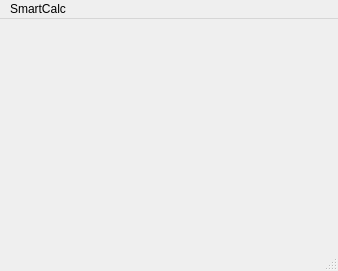
<?xml version="1.0" encoding="UTF-8"?>
<ui version="4.0">
 <class>MainWindow</class>
 <widget class="QMainWindow" name="MainWindow">
  <property name="geometry">
   <rect>
    <x>0</x>
    <y>0</y>
    <width>338</width>
    <height>271</height>
   </rect>
  </property>
  <property name="windowTitle">
   <string>MainWindow</string>
  </property>
  <widget class="QWidget" name="centralwidget">
   <property name="maximumSize">
    <size>
     <width>338</width>
     <height>220</height>
    </size>
   </property>
  </widget>
  <widget class="QMenuBar" name="menubar">
   <property name="geometry">
    <rect>
     <x>0</x>
     <y>0</y>
     <width>338</width>
     <height>24</height>
    </rect>
   </property>
   <widget class="QMenu" name="menuSmartCalc">
    <property name="title">
     <string>SmartCalc</string>
    </property>
    <addaction name="actiondefault"/>
    <addaction name="actioncredit"/>
    <addaction name="actiondebit"/>
   </widget>
   <addaction name="menuSmartCalc"/>
  </widget>
  <widget class="QStatusBar" name="statusbar"/>
  <action name="actiondebit">
   <property name="text">
    <string>debit</string>
   </property>
  </action>
  <action name="actioncredit">
   <property name="text">
    <string>credit</string>
   </property>
  </action>
  <action name="actiondefault">
   <property name="text">
    <string>default</string>
   </property>
  </action>
 </widget>
 <resources/>
 <connections/>
</ui>
